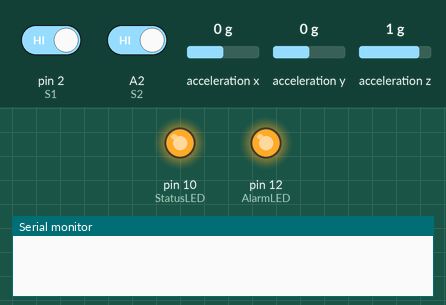
Bench run of a sketch on a simulated Arduino Uno, built with avr-gcc and run on an emulated ATmega328P. Shown: output pins drawn as LEDs (lit = HIGH), the last lines printed to the serial monitor. Wiring (inferred from the names in the program): MPU-6050 motion sensor at I2C address 0x68. The inputs (shaded band) are chosen by the test bench; at power-on: pin 2 (S1) HIGH, acceleration x 0 g, A2 (S2) HIGH, acceleration y 0 g, acceleration z 1 g. Pins used as bus, display or sensor lines are not drawn.

Above: at 1.2 s.
1.3 s: pin 2 (S1) driven LOW
At 2.2 s:
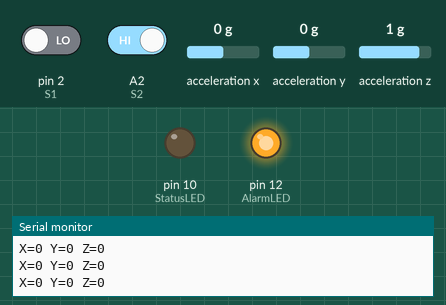
2.8 s: acceleration x set to -1.4 g
At 4.0 s:
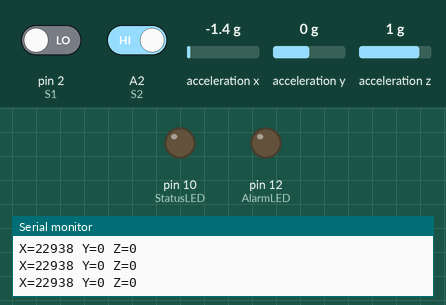
4.3 s: A2 (S2) driven LOW
At 4.7 s:
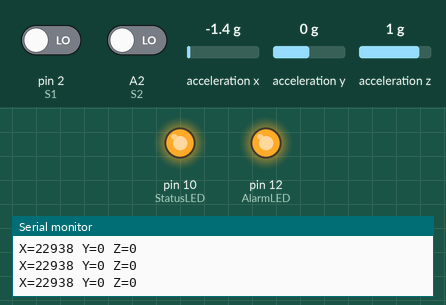
5.8 s: A2 (S2) driven HIGH
At 6.8 s:
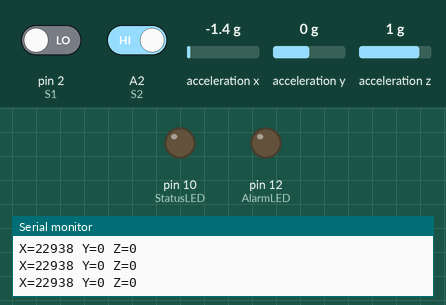
Timing chart, 0 to 8.3 s (numbered marks = the images above; inputs shaded):
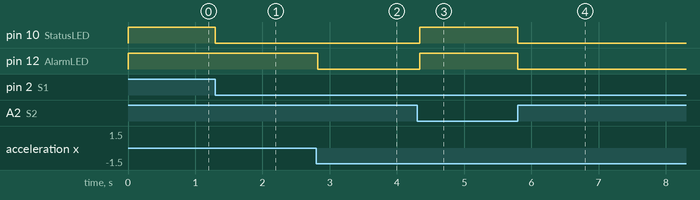

Measured:
- after the input at 1.3 s, pin 10 (StatusLED): HIGH → LOW at once
- after the input at 2.8 s, pin 12 (AlarmLED): HIGH → LOW at once
- after the input at 4.3 s, pin 10 (StatusLED), pin 12 (AlarmLED): LOW → HIGH at once
- after the input at 5.8 s, pin 10 (StatusLED), pin 12 (AlarmLED): HIGH → LOW at once

The sketch:

4_2.ino
```cpp
#include <Wire.h>
const int MPU = 0x68;     // I2C-Adresse des MPU-6050
const int PWR = 0x6B;     // Registeradresse für das PWR_MGMT_1-Register
const int ACC = 0x1C;     // Registeradresse für das ACCEL_CONFIG-Register
const int S1 = 2;         // Pin für Taste S1
const int S2 = A2;        // Pin für Taste S2
const int StatusLED = 10; // Pin für Status-LED
const int AlarmLED = 12;  // Pin für Alarm-LED
const int Buzzer = 3;     // Pin für den Signalton
const int del = 100;      // delay in ms
const int Threshold = 150;// Schranke für die Alarm-Auslösung
int X, Y, Z;              // Beschleunigungsvariablen
int Xcal, Ycal, Zcal;     // Kalibrierungswerte
bool AlarmAktiv = false;  // Alarmstatus

void setup() {
  Wire.begin();                   // Start dee I2C-Kommunikation
  Serial.begin(9600);             // Initialisiererung der seriellen Kommunikation
  pinMode(S1, INPUT);
  pinMode(S2, INPUT);
  pinMode(StatusLED, OUTPUT);
  pinMode(AlarmLED, OUTPUT);
  pinMode(Buzzer, OUTPUT);

  Wire.beginTransmission(MPU);    // Initialisiere den MPU-6050
  Wire.write(PWR);                // Registeradresse 0x6B
  Wire.write(0x00);               // Weckruf des Sensors
  Wire.endTransmission();

  Wire.beginTransmission(MPU);    // Initialisiere den MPU-6050
  Wire.write(ACC);                // Registeradresse 0x1C
  Wire.write(0x00);               // Empfindlichkeit auf 2g gesetzt
  Wire.endTransmission();

  Wire.beginTransmission(MPU);
  Wire.write(0x3B);                           // Starte mit dem Register ACCEL_XOUT_H
  Wire.endTransmission(false);                // Beende Übertragung
  Wire.requestFrom(MPU, 6, true);             // Lese 6 Register (für jede Achse 2)
  Xcal = (Wire.read() << 8 | Wire.read());    // x-Wert
  Ycal = (Wire.read() << 8 | Wire.read());    // y-Wert
  Zcal = (Wire.read() << 8 | Wire.read());    // z-Wert

}
void getAccel(int* X, int* Y, int* Z) {        // Call by Referenz durch Zeiger
  Wire.beginTransmission(MPU);
  Wire.write(0x3B);                            // Starte mit dem Register ACCEL_XOUT_H
  Wire.endTransmission(false);                 // stop = false, zur Erhaltung einer wiederholten Startbedingung für die nächsten Leseoperationen
  Wire.requestFrom(MPU, 6, true);              // fordert 6 Bytes Daten vom MPU-6050 an und wartet auf die Daten.
  *X = (Wire.read() << 8 | Wire.read());       // x-Wert
  *Y = (Wire.read() << 8 | Wire.read());       // y-Wert
  *Z = (Wire.read() << 8 | Wire.read());       // z-Wert
}

void loop() {
  if (!digitalRead(S1)) AlarmAktiv = true;  // Mit Drücken Taster 2 Alarm aktiviert
  if (!digitalRead(S2)) AlarmAktiv = false; // Mit Drücken Taster 2 Alarm deaktiviert

  if (AlarmAktiv) {
    digitalWrite(StatusLED, LOW);        // Status-LED aktivieren
    noTone(Buzzer);
    getAccel(&X, &Y, &Z);
    X = abs(Xcal - X);
    Y = abs(Ycal - Y);
    Z = abs(Zcal - Z);
    if (X >= Threshold || Y >= Threshold || Z >= Threshold) {
      digitalWrite(AlarmLED, LOW);      // Alarm-LED einschalten
      digitalWrite(Buzzer, LOW);        // Signalton einschalten
    }
    Serial.print("X=");
    Serial.print(X);
    Serial.print(" Y=");
    Serial.print(Y);
    Serial.print(" Z=");
    Serial.println(Z);
    delay(del);
  }
  else{
    digitalWrite(StatusLED, HIGH);     // Status-LED ausschalten
    digitalWrite(AlarmLED, HIGH);      // Alarm-LED ausschalten
    digitalWrite(Buzzer, HIGH);        // Signalton ausschalten
  }
}
```
